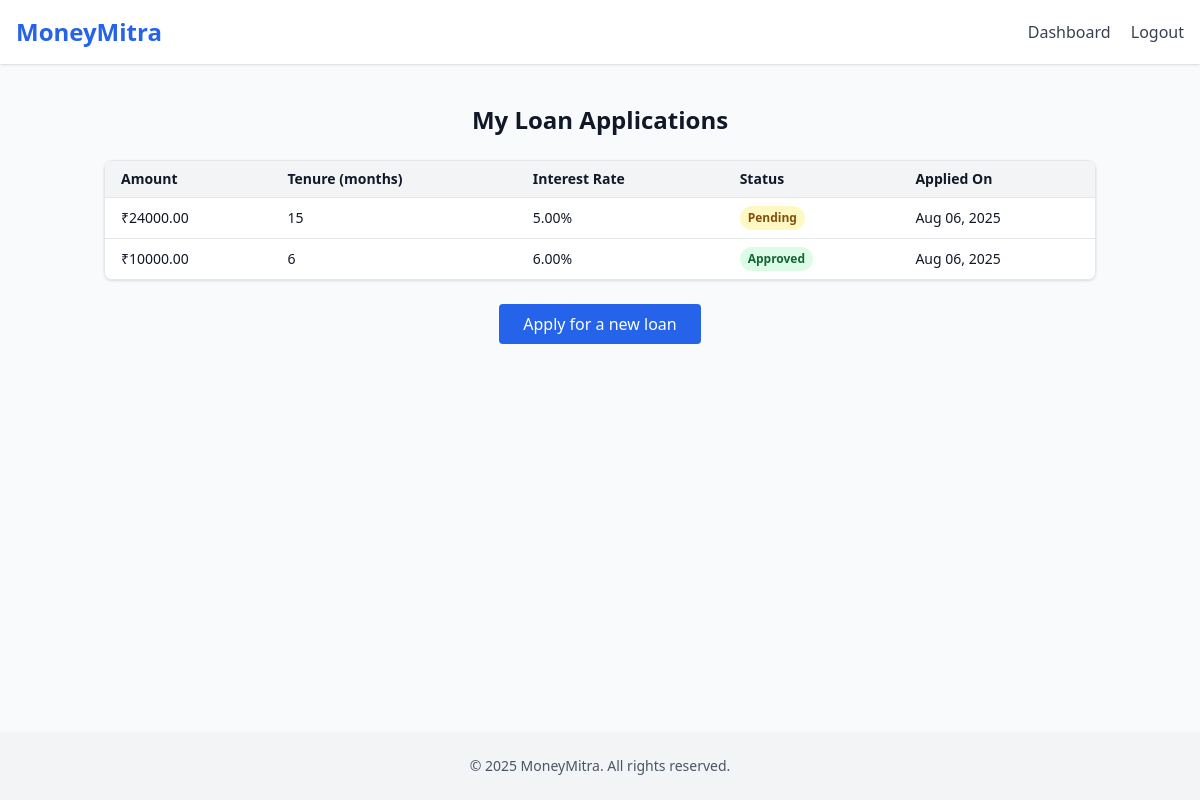
/loans/dashboard/ (signed in), run on the app's committed database.
### loans/models.py (models this page shows, shortened)
class Loan(models.Model):
    STATUS_CHOICE = (
        ('pending','Pending'),
        ('approved', 'Approved'),
        ('rejected', 'Rejected'),
        ('disbursed','Disbursed'),
    )
    user = models.ForeignKey(User, on_delete=models.CASCADE)
    amount = models.DecimalField(max_digits=10, decimal_places=2)
    tenure_months = models.PositiveIntegerField()
    interest_rate = models.DecimalField(max_digits=5,decimal_places=2)
    status = models.CharField(max_length=20, choices=STATUS_CHOICE, default='pending')
    created_at = models.DateTimeField(auto_now_add=True)

### loans/views.py (the view)
# urls.py: path('dashboard/', views.loan_dashboard, name='loan_dashboard'),
@login_required
def loan_dashboard(request):
    loans = Loan.objects.filter(user=request.user).order_by('-created_at')
    return render(request, 'loans/dashboard.html', {'loans':loans})

### loans/templates/loans/dashboard.html (shortened to what this page needs)
<!DOCTYPE html>
<html lang="en">
<head>
  <script src="https://cdn.tailwindcss.com"></script>
</head>
<body class="bg-gray-50 text-gray-900 font-sans flex flex-col min-h-screen">
  <header class="bg-white shadow sticky top-0 z-50">
    <div class="max-w-7xl mx-auto px-4 py-4 flex justify-between items-center">
      <h1 class="text-2xl font-bold text-blue-600">MoneyMitra</h1>
      <nav class="space-x-4 text-sm md:text-base">
        <a href="{% url 'loan_dashboard' %}" class="text-gray-700 hover:text-blue-600">Dashboard</a>
        <a href="{% url 'logout' %}" class="text-gray-700 hover:text-blue-600">Logout</a>
      </nav>
    </div>
  </header>
  <main class="flex-grow">
    <div class="max-w-5xl mx-auto py-10 px-4">
      <h2 class="text-2xl font-bold mb-6 text-center">My Loan Applications</h2>
      {% if loans %}
        <div class="overflow-x-auto rounded-lg shadow border border-gray-200">
          <table class="min-w-full bg-white text-sm">
            <thead class="bg-gray-100">
              <tr>
                <th class="px-4 py-2 text-left">Amount</th>
                <th class="px-4 py-2 text-left">Tenure (months)</th>
                <th class="px-4 py-2 text-left">Interest Rate</th>
                <th class="px-4 py-2 text-left">Status</th>
                <th class="px-4 py-2 text-left">Applied On</th>
              </tr>
            </thead>
            <tbody>
              {% for loan in loans %}
              <tr class="border-t">
                <td class="px-4 py-2">₹{{ loan.amount }}</td>
                <td class="px-4 py-2">{{ loan.tenure_months }}</td>
                <td class="px-4 py-2">{{ loan.interest_rate }}%</td>
                <td class="px-4 py-2">
                  <span class="inline-block px-2 py-1 text-xs font-semibold rounded-full
                    {% if loan.status == 'approved' %}
                      bg-green-100 text-green-800
                    {% elif loan.status == 'pending' %}
                      bg-yellow-100 text-yellow-800
                    {% elif loan.status == 'rejected' %}
                      bg-red-100 text-red-800
                    {% else %}
                      bg-gray-100 text-gray-800
                    {% endif %}
                  ">
                    {{ loan.status|title }}
                  </span>
                </td>
                <td class="px-4 py-2">{{ loan.created_at|date:"M d, Y" }}</td>
              </tr>
              {% endfor %}
            </tbody>
          </table>
        </div>
      {% else %}
        <p class="text-center text-gray-600">You haven’t applied for any loans yet.</p>
      {% endif %}
      <div class="mt-6 text-center">
        <a href="{% url 'apply_loan' %}" class="inline-block bg-blue-600 text-white px-6 py-2 rounded hover:bg-blue-700 transition">
          Apply for a new loan
        </a>
      </div>
    </div>
  </main>
  <footer class="bg-gray-100 py-6 mt-10">
    <div class="max-w-7xl mx-auto px-4 text-center text-sm text-gray-600">
      &copy; 2025 MoneyMitra. All rights reserved.
    </div>
  </footer>
</body>
</html>

### data on the page
Loan: amount "24000.00", tenure_months "15", interest_rate "5.00", status "Pending", created_at "Aug 06, 2025"
Loan: amount "10000.00", tenure_months "6", interest_rate "6.00", status "Approved", created_at "Aug 06, 2025"
